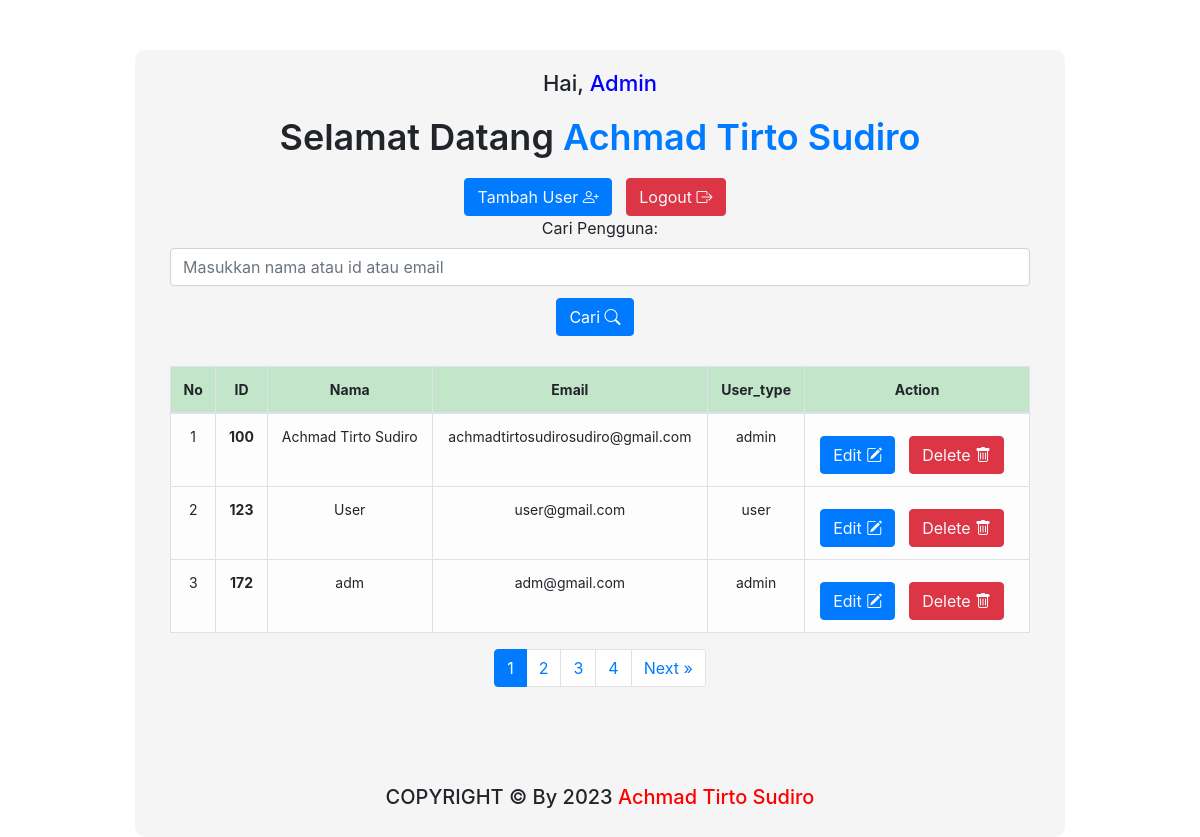
Screenshot of /admin_php/admin_page.php (signed in) with the database file from the repository.
### tables this page shows
CREATE TABLE `user_form` (
  `id` int(255) NOT NULL,
  `name` varchar(255) NOT NULL,
  `email` varchar(255) NOT NULL,
  `password` varchar(300) NOT NULL,
  `user_type` varchar(255) NOT NULL DEFAULT 'user'
);

### admin_php/admin_page.php (the view, shortened to what this page needs)
<?php
require_once 'connect.php';
$limit = 3;
$page = isset($_GET['halaman']) ? (int) $_GET['halaman'] : 1;
if(isset($_POST['search'])){
   $search = $_POST['name'];
   $search_value = '%' . $search . '%';
   $sql = "SELECT COUNT(*) AS total FROM `user_form` WHERE `name` LIKE ? OR `id` LIKE ? OR `email` LIKE ?";
   $stmt = mysqli_prepare($con, $sql);
   mysqli_stmt_bind_param($stmt, "sss", $search_value, $search_value, $search_value);
   mysqli_stmt_execute($stmt);
   $result = mysqli_stmt_get_result($stmt);
   $row = mysqli_fetch_assoc($result);
   $total = $row['total'];
   if ($total > 0) {
      $last_page = ceil($total / $limit);
      $page = ($page > $last_page) ? $last_page : $page;
      $sql = "SELECT * FROM `user_form` WHERE `name` LIKE ? OR `id` LIKE ? OR `email` LIKE ? LIMIT " . ($page - 1) * $limit . ", " . $limit;
      $stmt = mysqli_prepare($con, $sql);
      mysqli_stmt_bind_param($stmt, "sss", $search_value, $search_value, $search_value);
      mysqli_stmt_execute($stmt);
      $result = mysqli_stmt_get_result($stmt);
   } else {
      echo '<div class="error-message">Pengguna tidak ditemukan!</div>';
   }
} else {
   $sql = "SELECT COUNT(*) AS total FROM `user_form`";
   $result = mysqli_query($con, $sql);
   $row = mysqli_fetch_assoc($result);
   $total = $row['total'];
   $last_page = ceil($total / $limit);
   $page = ($page > $last_page) ? $last_page : $page;
   $sql = "SELECT * FROM `user_form` LIMIT " . ($page - 1) * $limit . ", " . $limit;
   $result = mysqli_query($con, $sql);
}
?>
<!DOCTYPE html>
<html lang="en">
<head>
   <link rel="stylesheet" href="https://cdn.jsdelivr.net/npm/bootstrap@4.0.0/dist/css/bootstrap.min.css">
   <link rel="stylesheet" href="https://cdnjs.cloudflare.com/ajax/libs/font-awesome/5.15.2/css/all.min.css">
    <link rel="stylesheet" href="https://maxcdn.bootstrapcdn.com/bootstrap/4.0.0/css/bootstrap.min.css">
    <link rel="stylesheet" href="https://cdn.jsdelivr.net/npm/bootstrap-icons@1.5.0/font/bootstrap-icons.css">
   <link rel="stylesheet" href="../css/admin.css">
</head>
<body>
<div class="container">
<div class="content">
      <h3>Hai, <span style="color: blue;">Admin</span></h3>
      <h1>Selamat Datang <span><?php echo $_SESSION['admin_name']; ?></span></h1>
      <button class="btn btn-primary"><a href="add.php" class="text-light"> Tambah User <i class="bi bi-person-plus"></i></a></button>
         <button class="btn btn-danger" onclick="return confirm(`Yakin banh mau logout?`)"><a href="admin_logout.php" class="text-light"> Logout <i class="bi bi-box-arrow-right"></i></a></button>
         <div class="container">
         <form method="POST">
            <div class="form-group">
               <label for="name">Cari Pengguna:</label>
               <input type="text" class="form-control" id="name" name="name" placeholder="Masukkan nama atau id atau email" autocomplete="off">
            </div>
            <button type="submit" class="btn btn-primary" name="search"> Cari <i class="bi bi-search"></i></button>
         </form>
<div class="table-responsive">
<table class="table-light table table-bordered table-hover">
<thead class="table-success">
<tr>
<th scope="col">No</th>
<th scope="col">ID</th>
<th scope="col">Nama</th>
<th scope="col">Email</th>
<th scope="col">User_type</th>
<th scope="col">Action</th>
</tr>
</thead>
<tbody>
         <?php
            $i = ($page - 1) * $limit;
               if($result){
                  while($row = mysqli_fetch_assoc($result)){
                     $i++;
                     $id = $row['id'];
                     if(is_numeric($id)){
                        $name = $row['name'];
                        $email = $row['email'];
                        $user_type = $row['user_type'];
                        echo '<tr>
                        <td>'. $i.'</td>
                        <th scope="row">'.$id.'</th>
                        <td>'.$name.'</td>
                        <td>'.$email.'</td>
                        <td>'.$user_type.'</td>
                        <td>
                        <button class="btn btn-primary"><a href="update.php?updateid='.$id.'" class="text-light"> Edit <i class="bi bi-pencil-square"></i></a></button>
                        <button class="btn btn-danger" onclick="return confirm(`Yakin mau hapus data ini?`)"><a href="delete.php?deleteid='.$id.'" class="text-light"> Delete <i class="bi bi-trash"></i></a></button>
                        </td>
                        </tr>';
                     }
                  }
               }
            ?>
</tbody>
</table>
<?php
if(isset($_POST['search'])) {
    $search = $_POST['name'];
    $sql = "SELECT COUNT(*) FROM `user_form` WHERE `name` LIKE ? OR `id` LIKE ? OR `email` LIKE ?";
    $stmt = mysqli_prepare($con, $sql);
    $search_value = '%' . $search . '%';
    mysqli_stmt_bind_param($stmt, "sss", $search_value, $search_value, $search_value);
    mysqli_stmt_execute($stmt);
    $result = mysqli_stmt_get_result($stmt);
    $row = mysqli_fetch_row($result);
    $total_records = $row[0];
} else {
    $sql = "SELECT COUNT(*) FROM `user_form`";
    $result = mysqli_query($con, $sql);
    $row = mysqli_fetch_row($result);
    $total_records = $row[0];
}
$records_per_page = 3;
$total_pages = ceil($total_records / $records_per_page);
if(isset($_GET['halaman']) && is_numeric($_GET['halaman'])) {
    $page = $_GET['halaman'];
    if($page > $total_pages) {
        $page = $total_pages;
    }
} else {
    $page = 1;
}
?>
<nav aria-label="Page navigation example">
    <ul class="pagination justify-content-center">
        <?php for($i = 1; $i <= $total_pages; $i++) { ?>
            <li class="page-item <?php if($page == $i) { echo 'active'; } ?>"><a class="page-link" href="?halaman=<?php echo $i ?>"><?php echo $i ?></a></li>
        <?php } ?>
        <?php if($page < $total_pages) { ?>
            <li class="page-item"><a class="page-link" href="?halaman=<?php echo $page+1 ?>">Next &raquo;</a></li>
        <?php } ?>
    </ul>
</nav>
<center>
<footer style="margin-top: 11.5%;">
   <h5>COPYRIGHT &COPY; By 2023
      <span style="color: red;">Achmad Tirto Sudiro</span>
   </h5>
</footer>
</center>
  </div>
  </div>
</div>
      </body>
      </body>
</html>

### css/admin.css (style rules this page uses)
.content { background-color: #f5f5f5; border-radius: 10px; padding: 20px; margin-top: 50px; text-align: center; }
.content h3 { font-size: 22px; font-weight: 500; }
.content h1 { font-size: 36px; font-weight: 600; margin-top: 20px; }
.content h1 span { color: #007bff; }
.container { margin-top: 50px; }
.form-group { margin-bottom: 0; }
.table { margin-top: 30px; font-size: 14px; }
.table th, .table td { text-align: center; }
.btn-primary { background-color: #007bff; border-color: #007bff; margin-top: 10px; }
.btn-danger { background-color: #dc3545; border-color: #dc3545; margin-top: 10px; }
a.text-light { color: #fff; }
.container { max-width: 960px; margin: 0 auto; }
.content { text-align: center; margin-top: 50px; }
.form-group { margin-bottom: 2px; }
.btn { margin-right: 10px; align-items: center; }

### rows the page displays
user_form: id "100", name "Achmad Tirto Sudiro", email "achmadtirtosudirosudiro@gmail.com", user_type "admin"
user_form: id "123", name "User", email "user@gmail.com", user_type "user"
user_form: id "172", name "adm", email "adm@gmail.com", user_type "admin"

### other values shown
$_SESSION['admin_name'] "Achmad Tirto Sudiro"
